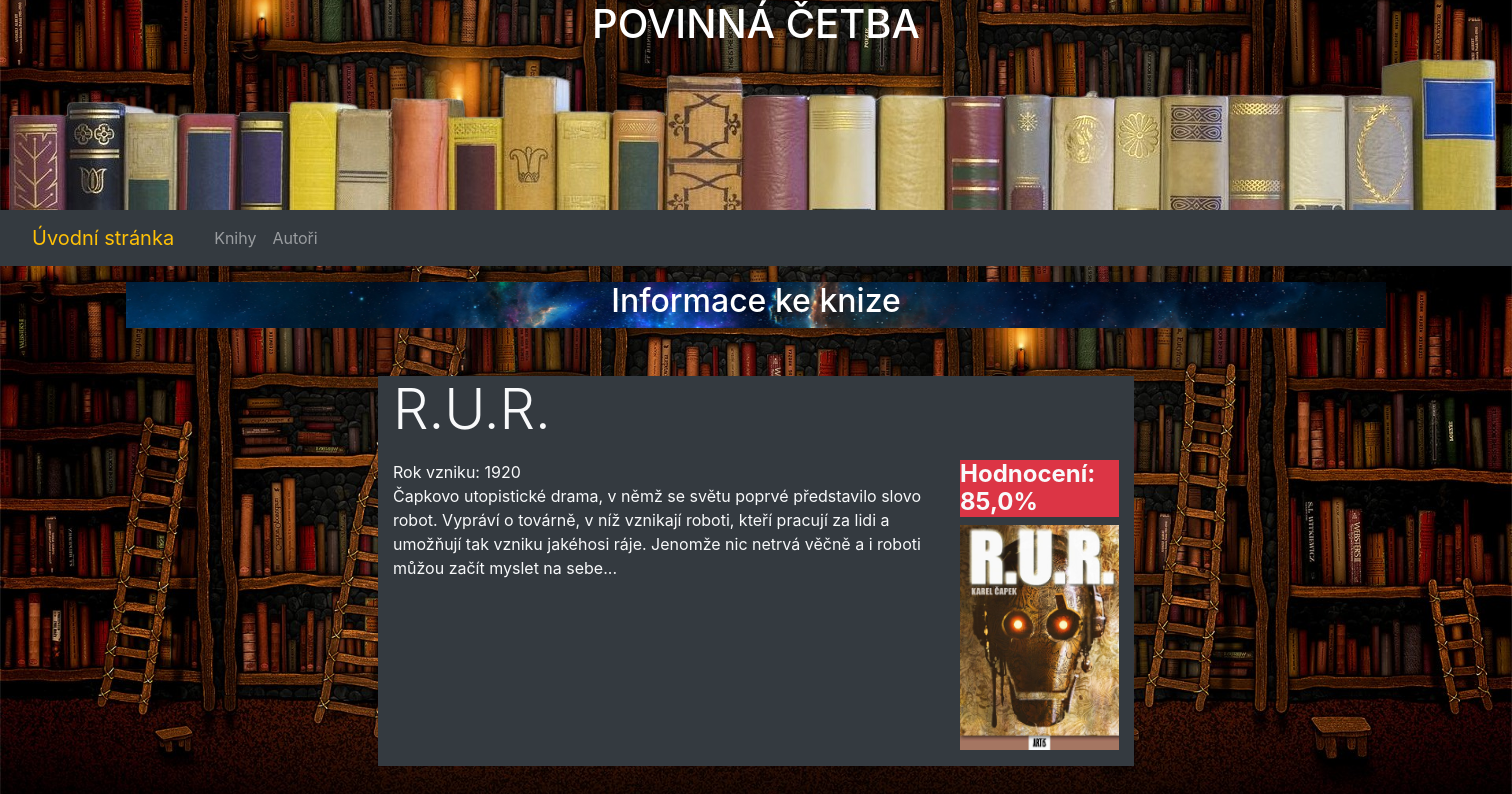
The app's page /books/booklist/7/ with its own data.
### books/models.py (models this page shows, shortened)
class Book(models.Model):
    name = models.CharField(max_length=250, unique=True, verbose_name="Title")
    rate = models.FloatField(default=0, validators=[MinValueValidator(1), MaxValueValidator(100)], blank=True, null=True, help_text="Enter between 1 - 100")
    photo = models.ImageField(upload_to=poster_book_path, blank=True, null=True)
    plot = models.TextField(blank=True, null=True)
    kinds = models.ManyToManyField(Kind)
    genres = models.ManyToManyField(Genre, help_text="Select genre")
    publication_year = models.DateField(help_text="Ve formátu DD.MM.YYYY")
    pages = models.IntegerField()
    author = models.ManyToManyField(Author)
    class Meta:
        ordering = ["-publication_year","-pages", "name"]

### books/views.py (the view)
# urls.py: path('booklist/<int:pk>/', views.BookDetailView.as_view(), name='bookdetail'),
class BookDetailView(DetailView):
    model = Book
    context_object_name = 'books_detail'
    template_name = 'page/detailBook.html'

### books/templates/page/detailBook.html (shortened to what this page needs)
{% extends "base.html" %}
{% block content %}
<div class="row pt-3">
    <div class="col-md-1">
    </div>
    <div class="col-md-10 obrazek2">
        <h2 class="display-5 text-center">Informace ke knize</h2>
    </div>
</div>
    <div class="row mt-5 mb-3">
        <div class="col-md-3">
        </div>
        <div class="col-lg-6 mb-3 bg-dark text-light">
            <h2 class="display-4 mb-3 ">{{ books_detail.name }}</h2>
            <div class="row">
                <div class="col-md-9">Rok vzniku: {{ books_detail.publication_year.year }}
                    <p>{{ books_detail.plot }}</p>
                </div>
                <div class="col-md-3">{% if books_detail.photo %}
                    <a><h4 class="font-weight-bold bg-danger">Hodnocení: {{ books_detail.rate }}%</h4></a>
                    <a href="{{ book_detail.photo.url }}"><img src="{{ books_detail.photo.url }}" class="img-fluid " alt="Obal knihy"></a>
                {% endif %}
                </div>
            </div>
        </div>
        </div>
    </div>
{% endblock %}

### books/static/css/stylesheet.css (style rules this page uses)
html, body { height: 100%; margin: 0; padding: 0; }
.box { background:url("../img/thumb-1920-26102.jpg"); height: 100%; background-attachment: fixed; background-position: center; background-repeat: no-repeat; background-size: cover; }
.obrazek2 { color: white; background:url("../img/table.jpg"); height: 100%; background-attachment: fixed; background-position: center; background-repeat: no-repeat; background-size: cover; }

### records on screen
Book: name "R.U.R.", publication_year.year "1920", plot "Čapkovo utopistické drama, v němž se světu poprvé představilo slovo robot. Vypráví o továrně, v níž vznikají roboti, kteří pracují za lidi a umožňují tak vzniku jakéhosi ráje. Jenomže nic netrvá věčně a i roboti můžou začít myslet na sebe...", rate "85,0", photo (picture)
